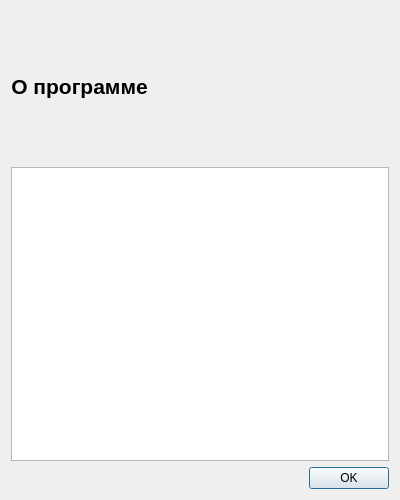
<?xml version="1.0" encoding="UTF-8"?>
<ui version="4.0">
 <class>Dialog</class>
 <widget class="QDialog" name="Dialog">
  <property name="geometry">
   <rect>
    <x>0</x>
    <y>0</y>
    <width>400</width>
    <height>500</height>
   </rect>
  </property>
  <property name="minimumSize">
   <size>
    <width>400</width>
    <height>500</height>
   </size>
  </property>
  <property name="maximumSize">
   <size>
    <width>400</width>
    <height>500</height>
   </size>
  </property>
  <property name="windowTitle">
   <string>О программе...</string>
  </property>
  <layout class="QGridLayout" name="gridLayout_2">
   <item row="0" column="0">
    <layout class="QGridLayout" name="gridLayout">
     <item row="0" column="0">
      <widget class="QLabel" name="nameLabel">
       <property name="font">
        <font>
         <pointsize>16</pointsize>
         <weight>75</weight>
         <bold>true</bold>
        </font>
       </property>
       <property name="text">
        <string>О программе</string>
       </property>
       <property name="alignment">
        <set>Qt::AlignCenter</set>
       </property>
      </widget>
     </item>
     <item row="0" column="1">
      <widget class="QLabel" name="logoLabel">
       <property name="minimumSize">
        <size>
         <width>250</width>
         <height>150</height>
        </size>
       </property>
       <property name="maximumSize">
        <size>
         <width>250</width>
         <height>150</height>
        </size>
       </property>
       <property name="text">
        <string/>
       </property>
       <property name="scaledContents">
        <bool>true</bool>
       </property>
      </widget>
     </item>
     <item row="1" column="0" colspan="2">
      <widget class="QTextEdit" name="infoTextEdit"/>
     </item>
     <item row="2" column="0" colspan="2">
      <widget class="QDialogButtonBox" name="buttonBox">
       <property name="orientation">
        <enum>Qt::Horizontal</enum>
       </property>
       <property name="standardButtons">
        <set>QDialogButtonBox::Ok</set>
       </property>
       <property name="centerButtons">
        <bool>false</bool>
       </property>
      </widget>
     </item>
    </layout>
   </item>
  </layout>
 </widget>
 <resources/>
 <connections>
  <connection>
   <sender>buttonBox</sender>
   <signal>accepted()</signal>
   <receiver>Dialog</receiver>
   <slot>accept()</slot>
   <hints>
    <hint type="sourcelabel">
     <x>248</x>
     <y>254</y>
    </hint>
    <hint type="destinationlabel">
     <x>157</x>
     <y>274</y>
    </hint>
   </hints>
  </connection>
  <connection>
   <sender>buttonBox</sender>
   <signal>rejected()</signal>
   <receiver>Dialog</receiver>
   <slot>reject()</slot>
   <hints>
    <hint type="sourcelabel">
     <x>316</x>
     <y>260</y>
    </hint>
    <hint type="destinationlabel">
     <x>286</x>
     <y>274</y>
    </hint>
   </hints>
  </connection>
 </connections>
</ui>
